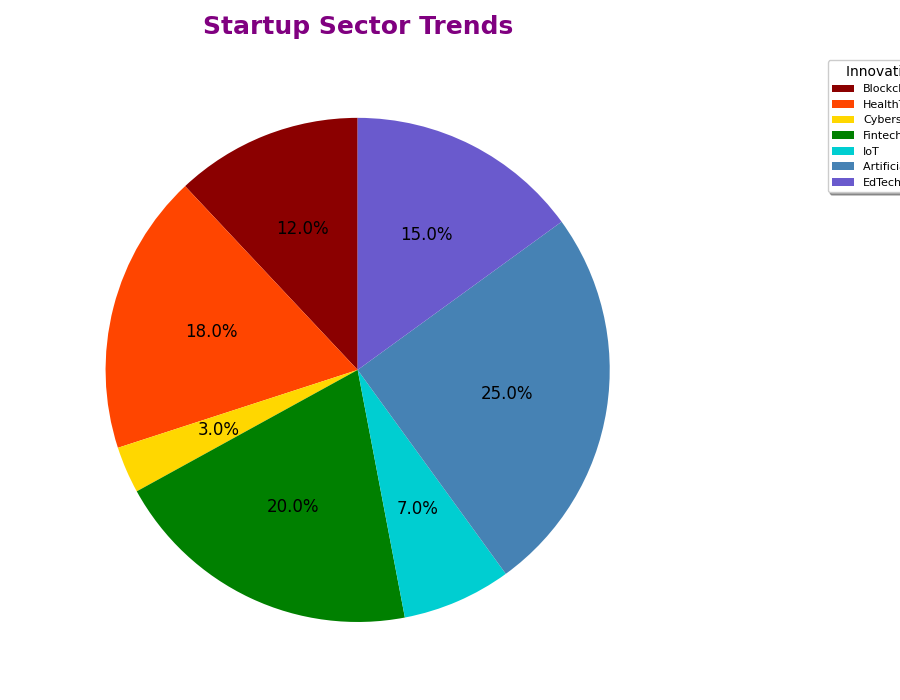

Write the Python code that produced this figure.
import matplotlib.pyplot as plt

# Shuffled focus areas and corresponding percentages manually
focus_areas = ['Blockchain', 'HealthTech', 'Cybersecurity', 'Fintech', 'IoT', 'Artificial Intelligence', 'EdTech']
percentages = [12, 18, 3, 20, 7, 25, 15]

# Kept colors the same
colors = ['#8B0000', '#FF4500', '#FFD700', '#008000', '#00CED1', '#4682B4', '#6A5ACD']

# Adjusted figure size
fig, ax = plt.subplots(figsize=(9, 7))

# Modified title text
ax.set_title("Startup Sector Trends", fontsize=18, fontweight='bold', pad=15, color='purple')

# Created a pie chart with text labels manually changed to None
wedges, texts, autotexts = ax.pie(percentages, labels=None, autopct='%1.1f%%',
                                  startangle=90, colors=colors)

# Modified legend with swapped title text
ax.legend(wedges, focus_areas, title="Innovation Areas", loc="upper right", bbox_to_anchor=(1, 0, 0.5, 1),
          fontsize=8, title_fontsize='10', frameon=True, shadow=True)

# Ensured consistent text style across charts
for autotext in autotexts:
    autotext.set_color('black')
    autotext.set_fontsize(12)
    autotext.set_fontweight('regular')

plt.gca().spines['top'].set_visible(False)
plt.gca().spines['right'].set_visible(False)
plt.grid(visible=True, linestyle='--', zorder=0)

plt.tight_layout()
plt.show()
